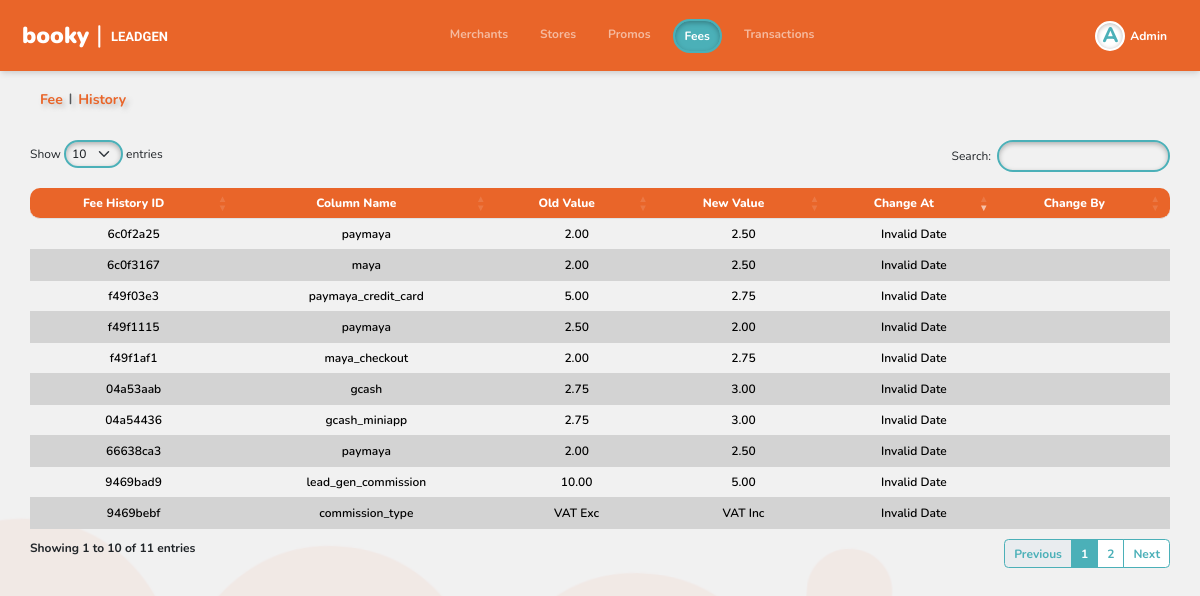
Screenshot of /fee/history.php?fee_id=02f361d3-1cc3-11ef-8abb-48e7dad87c24 (signed in) with the database file from the repository.
### tables this page shows
CREATE TABLE `user` (
  `user_id` varchar(36) NOT NULL,
  `email_address` varchar(255) NOT NULL,
  `password` varchar(100) NOT NULL,
  `name` varchar(255) NOT NULL,
  `type` enum('Admin','User') NOT NULL DEFAULT 'User',
  `status` enum('Active','Inactive') NOT NULL DEFAULT 'Active',
  `verification_code` int(11) DEFAULT NULL,
  `created_at` timestamp NOT NULL DEFAULT current_timestamp(),
  `updated_at` timestamp NOT NULL DEFAULT current_timestamp()
);

CREATE TABLE `fee_history` (
  `fee_history_id` varchar(36) NOT NULL,
  `fee_id` varchar(36) NOT NULL,
  `column_name` varchar(50) NOT NULL,
  `old_value` varchar(50) NOT NULL,
  `new_value` varchar(50) NOT NULL,
  `changed_at` timestamp NOT NULL DEFAULT current_timestamp(),
  `changed_by` varchar(36) DEFAULT NULL
);

### fee/history.php (the view, shortened to what this page needs)
<?php include("../header.php")?>
<?php
$fee_id = isset($_GET['fee_id']) ? $_GET['fee_id'] : '';
function displayFeeHistory($fee_id) {
    global $conn, $type;
    $sql = "SELECT fh.*, u.name AS changed_by_name
            FROM fee_history AS fh
            LEFT JOIN user AS u ON fh.changed_by = u.user_id
            WHERE fh.fee_id = ?";
    $stmt = $conn->prepare($sql);
    $stmt->bind_param("s", $fee_id);
    $stmt->execute();
    $result = $stmt->get_result();
    if ($result->num_rows > 0) {
        while ($row = $result->fetch_assoc()) {
            $shortFeeId = substr($row['fee_history_id'], 0, 8);
            echo "<tr>";
            echo "<td style='text-align:center;'>" . $shortFeeId . "</td>";
            echo "<td style='text-align:center;'>" . $row['column_name'] . "</td>";
            echo "<td style='text-align:center;'>" . $row['old_value'] . "</td>";
            echo "<td style='text-align:center;'>" . $row['new_value'] . "</td>";
            echo "<td style='text-align:center;'>" . $row['changed_at'] . "</td>";
            echo "<td style='text-align:center;'>" . $row['changed_by_name'] . "</td>";
            echo "</tr>";
        }
    }
}
?>
<!DOCTYPE html>
<html lang="en">
<head>
    <link href="https://cdn.jsdelivr.net/npm/bootstrap@5.3.3/dist/css/bootstrap.min.css" rel="stylesheet">
    <link rel='stylesheet' href='https://cdn.datatables.net/1.13.5/css/dataTables.bootstrap5.min.css'>
    <link rel='stylesheet' href='https://cdnjs.cloudflare.com/ajax/libs/font-awesome/4.6.3/css/font-awesome.min.css'>
    <link rel="stylesheet" href="../style.css">
    <link rel="stylesheet" href="../responsive-table-styles/fee_history.css">
</head>
<body>
<div class="cont-box">
    <div class="custom-box pt-4">
        <div class="sub" style="text-align:left;">
            <div class="voucher-type">
                <div class="row pb-2 title" aria-label="breadcrumb">
                    <nav aria-label="breadcrumb">
                        <ol class="breadcrumb" style="--bs-breadcrumb-divider: '|';">
                            <li class="breadcrumb-item"><a href="index.php" style="color:#E96529; font-size:14px;">Fee</a></li>
                            <li class="breadcrumb-item"><a href="#" onclick="location.reload();" style="color:#E96529; font-size:14px;">History</a></li>
                        </ol>
                    </nav>
                </div>
            </div>
            <div class="content" style="width:95%;margin-left:auto;margin-right:auto;">
                <table id="example" class="table bord" style="width:100%;">
                    <thead>
                        <tr>
                            <th class="first-col">Fee History ID</th>
                            <th>Column Name</th>
                            <th>Old Value</th>
                            <th>New Value</th>
                            <th>Change At</th>
                            <th class="action-col">Change By</th>
                        </tr>
                    </thead>
                    <tbody id="dynamicTableBody">
                    <?php displayFeeHistory($fee_id); ?>
                    </tbody>
                </table>
            </div>
        </div>
    </div>
</div>
</body>
</html>

### header.php (shortened to what this page needs)
<?php
$name = $_SESSION['name'] ?? '';
include_once($_SERVER['DOCUMENT_ROOT'] . '/Merchant-Tool/inc/config.php');
$user_id = $_SESSION['user_id'];
$escaped_user_id = mysqli_real_escape_string($conn, $user_id);
$sql = "SELECT * FROM user WHERE user_id = '$escaped_user_id'";
$result = mysqli_query($conn, $sql);
if ($result && mysqli_num_rows($result) > 0) {
    $user_data = mysqli_fetch_assoc($result);
    $name = $user_data['name'];
} else {
    $type = 'unknown';
}
$initial = strtoupper($name[0]);
?>
<!DOCTYPE html>
<html>
<head>
    <link href="https://cdn.jsdelivr.net/npm/bootstrap@5.2.3/dist/css/bootstrap.min.css" rel="stylesheet">
    <link rel="stylesheet" href="style.css">
</head>
<body>
<nav class="navbar navbar-expand-lg navbar-dark p-3">
    <div class="container-fluid">
        <a class="navbar-brand" href="/Merchant-tool/merchant/">
            <table style="border:10px;">
                <tr>
                    <th style="font-weight:1000 !important;color:#fff;font-size:23px !important;padding-top:1px;">booky <span style="font-size:25px;font-weight:normal;">|</span></th>
                    <th style="font-size:13px;padding-top:4px;font-family: Nanum Gothic">&nbsp; LEADGEN</th>
                </tr>
            </table>
        </a>
        <div class="collapse navbar-collapse" id="navbarNavDropdown">
            <ul class="navbar-nav ms-auto">
                <li class="nav-item">
                    <a id="merchant-link" class="nav-link mx-2" aria-current="page" href="/Merchant-Tool/merchant/" style="padding-right:10px;padding-left:10px;">Merchants</a>
                </li>
                <li class="nav-item">
                    <a id="store-link" class="nav-link mx-2" aria-current="page" href="/Merchant-Tool/store/" style="padding-right:10px;padding-left:10px;">Stores</a>
                </li>
                <li class="nav-item">
                    <a id="promo-link" class="nav-link mx-2" aria-current="page" href="/Merchant-Tool/promo/" style="padding-right:10px;padding-left:10px;">Promos</a>
                </li>
                <li class="nav-item">
                    <a id="pg-link" class="nav-link mx-2" aria-current="page" href="/Merchant-Tool/fee/" style="padding-right:10px;padding-left:10px;">Fees</a>
                </li>
                <li class="nav-item">
                    <a id="transaction-link" class="nav-link mx-2" aria-current="page" href="/Merchant-Tool/transaction/" style="padding-right:10px;padding-left:10px;">Transactions</a>
                </li>
            </ul>
            <ul class="navbar-nav ms-auto d-none d-lg-inline-flex">
                <li class="nav-item dropdown">
                <a class="nav-link mx-2 dropdown-toggle d-flex align-items-center" href="#" id="navbarDropdownMenuLink" role="button" data-bs-toggle="dropdown" aria-expanded="false">
    <div class="d-flex align-items-center">
        <div class="profile-initial" style="">
            <?php echo $initial; ?>
        </div>
        <span style="color:#fff;padding-left:5px;font-weight:700;"><?php echo ' ' . htmlspecialchars($name); ?></span>
    </div>
</a>
                </li>
            </ul>
            </div>
    </div>
</nav>
</body>
</html>

### style.css (style rules this page uses)
* { font-family: "Nunito", sans-serif; margin: 0; font-weight: 700; font-style: normal; font-size: 12px; }
.navbar { box-shadow: rgba(0, 0, 0, 0.1) 0px 4px 6px -1px, rgba(0, 0, 0, 0.06) 0px 2px 4px -1px; background-color: #E96529; }
a { text-decoration: none; }
td { background-color: transparent !important; font-weight: 600; border-bottom: solid lightgray 1px !important; font-style: normal; font-size: 12px; }
tr:nth-child(even) td { background-color: lightgray !important; }
table.dataTable tbody tr:nth-child(even) td:last-child { background-color: lightgray !important; }
th { background-color: #E96529 !important; text-align: center !important; color: #fff !important; font-weight: 800; font-style: normal; font-size: 12px; }
.title { font-size: 30px; font-weight: 900; margin-right: auto; padding-left: 5vh; color: #E96529; text-shadow: 3px 3px 5px rgba(99, 99, 99, 0.35); }
body { background-position: center; background-repeat: no-repeat; background-size: cover; background-attachment: fixed; }
th, td { text-align: center; vertical-align: middle; width: auto; }
.first-col { width: auto; padding: 10px; border-top-left-radius: 10px; border-bottom-left-radius: 10px; }
.action-col { padding: 10px; border-top-right-radius: 10px; border-bottom-right-radius: 10px; width: auto; }
.content { width: 95%; margin-left: auto; margin-right: auto; }
.voucher-type { padding-bottom: 0px; padding-right: 5vh; display: flex; align-items: center; }
.cont-box { display: none; }

### responsive-table-styles/fee_history.css (style rules this page uses)
body { background-image: url("../images/bg_booky.png"); background-position: center; background-repeat: no-repeat; background-size: cover; background-attachment: fixed; }
.title { font-size: 30px; font-weight: 900; margin-right: auto; padding-left: 5vh; color: #4BB0B8; }
.voucher-type { padding-bottom: 0px; padding-right: 5vh; display: flex; align-items: center; }

### rows the page displays
user: name "A", name "Admin"
fee_history: fee_history_id "04a53aab", column_name "gcash", old_value "2.75", new_value "3.00"
fee_history: fee_history_id "04a54436", column_name "gcash_miniapp", old_value "2.75", new_value "3.00"
fee_history: fee_history_id "66638ca3", column_name "paymaya", old_value "2.00", new_value "2.50"
fee_history: fee_history_id "6c0f2a25", column_name "paymaya", old_value "2.00", new_value "2.50"
fee_history: fee_history_id "6c0f3167", column_name "maya", old_value "2.00", new_value "2.50"
fee_history: fee_history_id "9469bad9", column_name "lead_gen_commission", old_value "10.00", new_value "5.00"
fee_history: fee_history_id "9469bebf", column_name "commission_type", old_value "VAT Exc", new_value "VAT Inc"
fee_history: fee_history_id "f49f03e3", column_name "paymaya_credit_card", old_value "5.00", new_value "2.75"
fee_history: fee_history_id "f49f1115", column_name "paymaya", old_value "2.50", new_value "2.00"
fee_history: fee_history_id "f49f1af1", column_name "maya_checkout", old_value "2.00", new_value "2.75"
